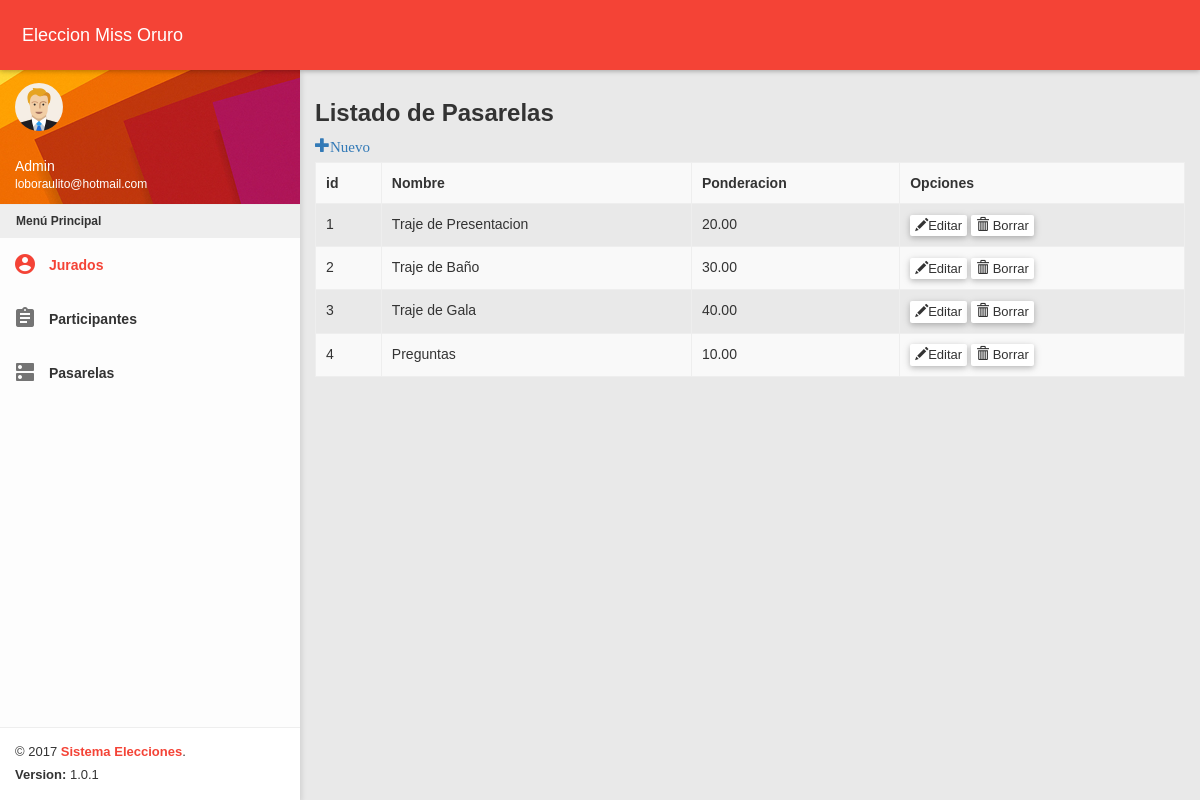
The app's page /index.php/admin/pasarela with its own data.
### tables this page shows
CREATE TABLE IF NOT EXISTS `pasarela` (
`idpasarela` int(11) NOT NULL,
  `nombre` varchar(255) NOT NULL,
  `ponderacion` decimal(5,2) NOT NULL
);

### application/views/template/template.php (called while the page is built, shortened)
<?php defined('BASEPATH') OR exit('No direct script access allowed');
$this->load->view('template/header');
$this->load->view($contenido_principal);

### application/controllers/Admin.php (called while the page is built, shortened)
<?php
class Admin extends CI_Controller {
	public function pasarela()
	{
		$data['resultados']=$this->pasarela_model->get_todos();
    	$data['contenido_principal'] = 'admin/pasarela';
	    $data['error'] = 0;
	    $this->load->view('template/template',$data);
	}
}

### index.php (called while the page is built, shortened)
<?php
require_once BASEPATH.'core/CodeIgniter.php';

### application/models/Pasarela_model.php (called while the page is built, shortened)
<?php
class Pasarela_model extends CI_Model{
    function get_todos()
    {
    	$query = $this->db->get('pasarela');
    	return $query->result();
    }
}

### application/views/admin/pasarela.php (the view)
<h3>Listado de Pasarelas</h3>
	 <a href="#" onclick="nuevo();" class="glyphicon glyphicon-plus" data-toggle="modal" style="font-size:15px; padding-bottom:10px;">Nuevo</a>
	<?php if($resultados):?>
	<table class="table table-bordered table-striped table-hover">
		<tr>
			<th>id</th>
			<th>Nombre</th>
			<th>Ponderacion</th>
			<th>Opciones</th>
		</tr>
	<?php foreach ($resultados as $pasarela):?>
	   <tr>
			<td><?php echo $pasarela->idpasarela; ?></td>
			<td><?php echo $pasarela->nombre; ?></td>
			<td><?php echo $pasarela->ponderacion; ?></td>
			<td>
				<button type="button" class="btn btn-default btn-xs btn-editar"
					onclick="editar(<?php echo $pasarela->idpasarela;?>)" title="Editar">
					<span class="glyphicon glyphicon-pencil"></span>Editar
				</button>
				<button type="button" class="btn btn-default btn-xs btn-borrar" onclick="borrar('<?php echo $pasarela->idpasarela; ?>')" title="Borrar">
					<span class="glyphicon glyphicon-trash"></span> Borrar
				</button>
			</td>
		</tr>
	<?php endforeach;?>
	</table>
	<?php else:;?>
	<p>No existen pasarelas</p>
	<?php endif;?>

### records on screen
pasarela: idpasarela "1", nombre "Traje de Presentacion", ponderacion "20.00"
pasarela: idpasarela "2", nombre "Traje de Baño", ponderacion "30.00"
pasarela: idpasarela "3", nombre "Traje de Gala", ponderacion "40.00"
pasarela: idpasarela "4", nombre "Preguntas", ponderacion "10.00"
